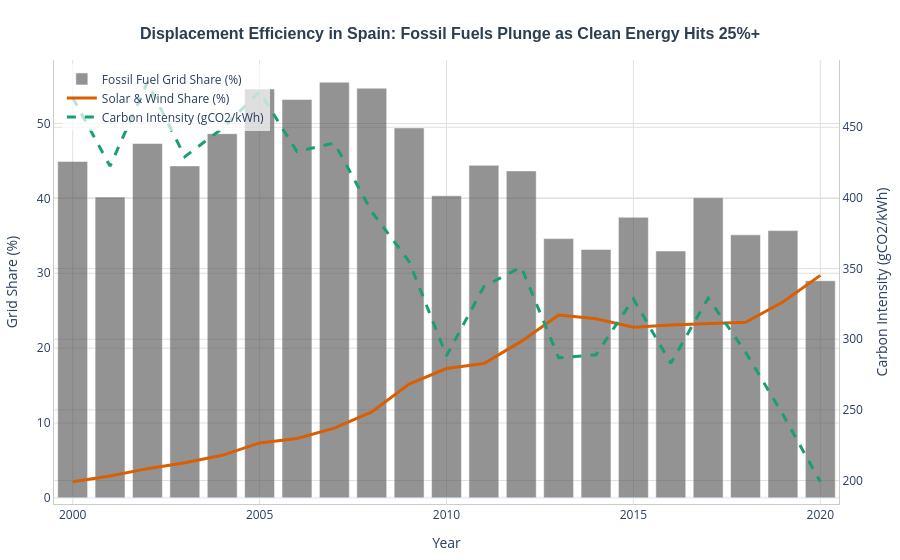

This figure's notebook cell:
### Markdown cell above
---  
## Question 5: Coal-to-Renewables Displacement Speed
*   **Analytical Context:** At what rate are coal and gas power plants being actively displaced by wind and solar in Spain, and how does this affect national carbon intensity?
*   **Design Intent:** Plot a double-axis line-and-bar chart to highlight displacement ratios.

### Code cell
df_q5 = df[df['Country'] == 'Spain'].sort_values('Year')

fig_q5 = go.Figure()

# Coal + Gas share on primary axis
fig_q5.add_trace(go.Bar(
    x=df_q5['Year'],
    y=df_q5['CoalShare'] + df_q5['GasShare'],
    name='Fossil Fuel Grid Share (%)',
    marker_color='#4d4d4d',
    opacity=0.6
))

# Wind + Solar share on primary axis
fig_q5.add_trace(go.Scatter(
    x=df_q5['Year'],
    y=df_q5['WindShare'] + df_q5['SolarShare'],
    name='Solar & Wind Share (%)',
    line=dict(color=CVD_HIGHLIGHT, width=3)
))

# Carbon intensity on secondary axis
fig_q5.add_trace(go.Scatter(
    x=df_q5['Year'],
    y=df_q5['carbon_intensity_elec'],
    name='Carbon Intensity (gCO2/kWh)',
    yaxis='y2',
    line=dict(color=CVD_GREEN, width=3, dash='dash')
))

# Configure double-axis layout
fig_q5.update_layout(
    yaxis2=dict(
        title='Carbon Intensity (gCO2/kWh)',
        overlaying='y',
        side='right',
        showgrid=False
    ),
    legend=dict(x=0.01, y=0.99, bgcolor='rgba(255,255,255,0.7)')
)

fig_q5 = apply_layout_styling(
    fig_q5,
    "<b>Displacement Efficiency in Spain: Fossil Fuels Plunge as Clean Energy Hits 25%+</b>",
    "Year",
    "Grid Share (%)"
)
fig_q5.show()

### Figure 1 — Plotly figure (JSON) as saved in the notebook; plotly's stock layout.template omitted (floating-point values rounded to 4 significant figures)
{"data": [{"marker": {"color": "#4d4d4d"}, "name": "Fossil Fuel Grid Share (%)", "opacity": 0.6, "type": "bar", "x": [2000, 2001, 2002, 2003, 2004, 2005, 2006, 2007, 2008, 2009, 2010, 2011, 2012, 2013, 2014, 2015, 2016, 2017, 2018, 2019, 2020], "y": [44.93, 40.17, 47.34, 44.35, 48.65, 54.61, 53.22, 55.52, 54.72, 49.42, 40.36, 44.42, 43.67, 34.63, 33.19, 37.48, 32.97, 40.08, 35.13, 35.7, 29.01]}, {"line": {"color": "#d95f02", "width": 3}, "name": "Solar & Wind Share (%)", "type": "scatter", "x": [2000, 2001, 2002, 2003, 2004, 2005, 2006, 2007, 2008, 2009, 2010, 2011, 2012, 2013, 2014, 2015, 2016, 2017, 2018, 2019, 2020], "y": [2.146, 2.909, 3.901, 4.699, 5.683, 7.334, 7.923, 9.306, 11.47, 15.2, 17.28, 17.95, 20.9, 24.42, 23.93, 22.79, 23.1, 23.32, 23.45, 26.15, 29.72]}, {"line": {"color": "#1b9e77", "dash": "dash", "width": 3}, "name": "Carbon Intensity (gCO2/kWh)", "type": "scatter", "x": [2000, 2001, 2002, 2003, 2004, 2005, 2006, 2007, 2008, 2009, 2010, 2011, 2012, 2013, 2014, 2015, 2016, 2017, 2018, 2019, 2020], "y": [470.9, 422.5, 481.9, 429.2, 449.1, 475.1, 432.8, 438.9, 390.2, 355.0, 288.2, 337.3, 351.1, 286.9, 289.0, 328.5, 282.9, 329.2, 290.9, 246.7, 199.1], "yaxis": "y2"}], "layout": {"hovermode": "closest", "legend": {"bgcolor": "rgba(255,255,255,0.7)", "x": 0.01, "y": 0.99}, "margin": {"b": 40, "l": 40, "r": 40, "t": 60}, "paper_bgcolor": "white", "plot_bgcolor": "white", "title": {"font": {"color": "#2c3e50", "family": "Arial", "size": 16}, "text": "<b>Displacement Efficiency in Spain: Fossil Fuels Plunge as Clean Energy Hits 25%+</b>", "x": 0.5, "xanchor": "center", "y": 0.95, "yanchor": "top"}, "xaxis": {"gridcolor": "#e0e0e0", "linecolor": "#cccccc", "showgrid": true, "showline": true, "title": {"text": "Year"}}, "yaxis": {"gridcolor": "#e0e0e0", "linecolor": "#cccccc", "showgrid": true, "showline": true, "title": {"text": "Grid Share (%)"}}, "yaxis2": {"gridcolor": "#e0e0e0", "linecolor": "#cccccc", "overlaying": "y", "showgrid": true, "showline": true, "side": "right", "title": {"text": "Carbon Intensity (gCO2/kWh)"}}}}
